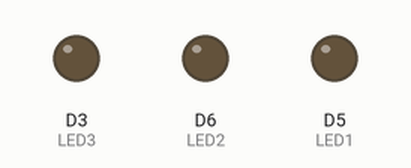
Simulated run of this sketch. Board: ESP8266 (NodeMCU). On the bench: output pins drawn as LEDs (lit = HIGH).

Above: at 0.5 s.
At 2.5 s:
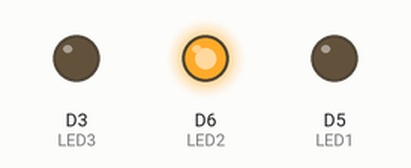
At 3.5 s:
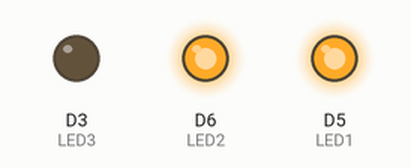
At 4.5 s:
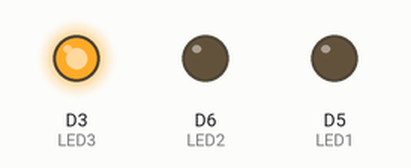
At 6.5 s:
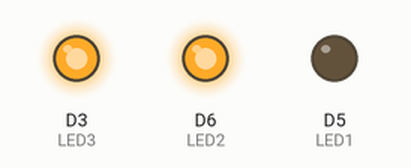
At 9.5 s:
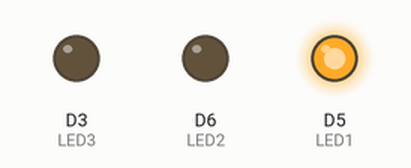
Timing chart, 0 to 10.4 s (numbered marks = the images above):
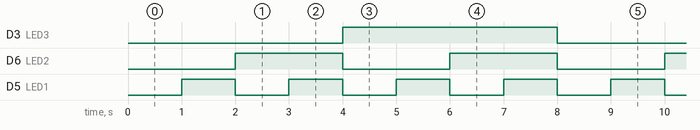

The sketch:

pgm1.ino
```cpp
int LED1=D5;
int LED2=D6;
int LED3=D3;
void setup()
{
  pinMode(LED1, OUTPUT);
  pinMode(LED2, OUTPUT);
  pinMode(LED3, OUTPUT);
}

void loop()
{
  delay(1000);
  digitalWrite(LED1, HIGH);
  delay(1000);
  digitalWrite(LED2, HIGH);
  digitalWrite(LED1, LOW);
  delay(1000);
  digitalWrite(LED1, HIGH);
  delay(1000);
  digitalWrite(LED1, LOW);
  digitalWrite(LED2, LOW);
  digitalWrite(LED3, HIGH);
  delay(1000);
  digitalWrite(LED1, HIGH);
  delay(1000);
  digitalWrite(LED2, HIGH);
  digitalWrite(LED1, LOW);
  delay(1000);
  digitalWrite(LED1, HIGH);
  delay(1000);
  digitalWrite(LED1, LOW);
  digitalWrite(LED2, LOW);
  digitalWrite(LED3, LOW);


}
```

Measured:
- by itself, D3 (LED3): alternates HIGH for 4.0 s and LOW for 4.0 s
- by itself, D6 (LED2): alternates HIGH for 2.0 s and LOW for 2.0 s
- by itself, D5 (LED1): alternates HIGH for 1.0 s and LOW for 1.0 s
